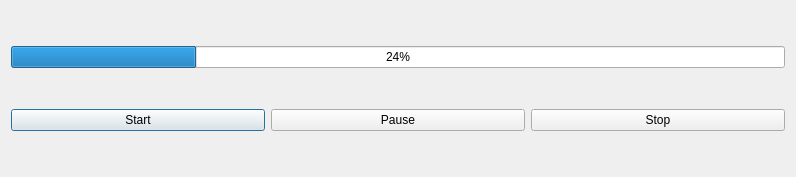
<?xml version="1.0" encoding="UTF-8"?>
<ui version="4.0">
 <class>Dialog</class>
 <widget class="QDialog" name="Dialog">
  <property name="geometry">
   <rect>
    <x>0</x>
    <y>0</y>
    <width>796</width>
    <height>177</height>
   </rect>
  </property>
  <property name="windowTitle">
   <string>Dialog</string>
  </property>
  <layout class="QVBoxLayout" name="verticalLayout">
   <item>
    <widget class="QProgressBar" name="progressBar">
     <property name="value">
      <number>24</number>
     </property>
    </widget>
   </item>
   <item>
    <layout class="QHBoxLayout" name="horizontalLayout">
     <item>
      <widget class="QPushButton" name="pushStart">
       <property name="text">
        <string>Start</string>
       </property>
      </widget>
     </item>
     <item>
      <widget class="QPushButton" name="pushPause">
       <property name="text">
        <string>Pause</string>
       </property>
      </widget>
     </item>
     <item>
      <widget class="QPushButton" name="pushStop">
       <property name="text">
        <string>Stop</string>
       </property>
      </widget>
     </item>
    </layout>
   </item>
  </layout>
 </widget>
 <resources/>
 <connections/>
</ui>
